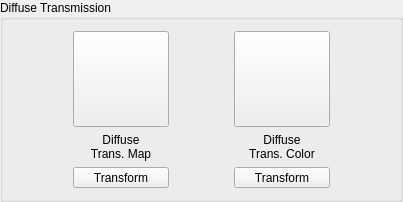
            <widget class="QGroupBox" name="grpDiffuseTransmission">
             <property name="title">
              <string>Diffuse Transmission</string>
             </property>
             <layout class="QHBoxLayout" name="horizontalLayout_15">
              <item>
               <spacer name="horizontalSpacer_36">
                <property name="orientation">
                 <enum>Qt::Orientation::Horizontal</enum>
                </property>
                <property name="sizeHint" stdset="0">
                 <size>
                  <width>59</width>
                  <height>20</height>
                 </size>
                </property>
               </spacer>
              </item>
              <item>
               <layout class="QVBoxLayout" name="verticalLayout_26">
                <item>
                 <widget class="QPushButton" name="btnDiffuseTransTex">
                  <property name="minimumSize">
                   <size>
                    <width>96</width>
                    <height>96</height>
                   </size>
                  </property>
                  <property name="maximumSize">
                   <size>
                    <width>96</width>
                    <height>96</height>
                   </size>
                  </property>
                  <property name="acceptDrops">
                   <bool>true</bool>
                  </property>
                  <property name="toolTip">
                   <string>Load/Replace Diffuse Transmission Map</string>
                  </property>
                  <property name="text">
                   <string/>
                  </property>
                  <property name="iconSize">
                   <size>
                    <width>90</width>
                    <height>90</height>
                   </size>
                  </property>
                 </widget>
                </item>
                <item>
                 <widget class="QLabel" name="lblDiffuseTrans">
                  <property name="text">
                   <string>Diffuse
Trans. Map</string>
                  </property>
                  <property name="alignment">
                   <set>Qt::AlignmentFlag::AlignCenter</set>
                  </property>
                 </widget>
                </item>
                <item>
                 <widget class="QToolButton" name="toolButtonDiffuseTransTexTrsf">
                  <property name="sizePolicy">
                   <sizepolicy hsizetype="MinimumExpanding" vsizetype="Fixed">
                    <horstretch>0</horstretch>
                    <verstretch>0</verstretch>
                   </sizepolicy>
                  </property>
                  <property name="text">
                   <string>Transform</string>
                  </property>
                 </widget>
                </item>
               </layout>
              </item>
              <item>
               <spacer name="horizontalSpacer_37">
                <property name="orientation">
                 <enum>Qt::Orientation::Horizontal</enum>
                </property>
                <property name="sizeHint" stdset="0">
                 <size>
                  <width>59</width>
                  <height>20</height>
                 </size>
                </property>
               </spacer>
              </item>
              <item>
               <layout class="QVBoxLayout" name="verticalLayout_27">
                <item>
                 <widget class="QPushButton" name="btnDiffuseTransColorTex">
                  <property name="minimumSize">
                   <size>
                    <width>96</width>
                    <height>96</height>
                   </size>
                  </property>
                  <property name="maximumSize">
                   <size>
                    <width>96</width>
                    <height>96</height>
                   </size>
                  </property>
                  <property name="acceptDrops">
                   <bool>true</bool>
                  </property>
                  <property name="toolTip">
                   <string>Load/Replace Diffuse Transmission Color</string>
                  </property>
                  <property name="text">
                   <string/>
                  </property>
                  <property name="iconSize">
                   <size>
                    <width>90</width>
                    <height>90</height>
                   </size>
                  </property>
                 </widget>
                </item>
                <item>
                 <widget class="QLabel" name="lblDiffuseTransColor">
                  <property name="text">
                   <string>Diffuse
Trans. Color</string>
                  </property>
                  <property name="alignment">
                   <set>Qt::AlignmentFlag::AlignCenter</set>
                  </property>
                 </widget>
                </item>
                <item>
                 <widget class="QToolButton" name="toolButtonDiffuseTransColorTexTrsf">
                  <property name="sizePolicy">
                   <sizepolicy hsizetype="MinimumExpanding" vsizetype="Fixed">
                    <horstretch>0</horstretch>
                    <verstretch>0</verstretch>
                   </sizepolicy>
                  </property>
                  <property name="text">
                   <string>Transform</string>
                  </property>
                 </widget>
                </item>
               </layout>
              </item>
              <item>
               <spacer name="horizontalSpacer_38">
                <property name="orientation">
                 <enum>Qt::Orientation::Horizontal</enum>
                </property>
                <property name="sizeHint" stdset="0">
                 <size>
                  <width>59</width>
                  <height>20</height>
                 </size>
                </property>
               </spacer>
              </item>
             </layout>
            </widget>
